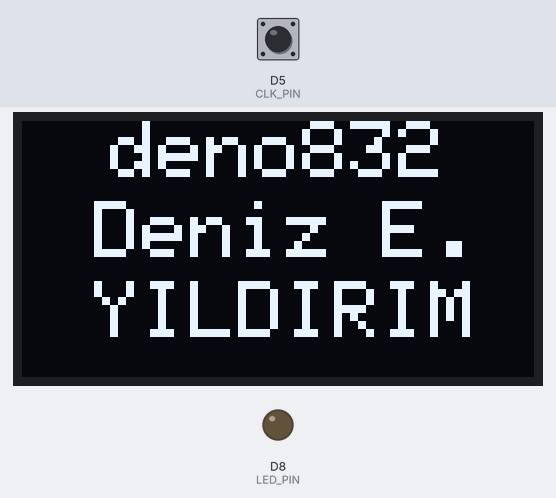
This sketch was run on a simulated ESP8266 (NodeMCU). Shown: 128×64 one-colour display, output pins drawn as LEDs (lit = HIGH). Dashed ring = blinking. The test bench sets the inputs (shaded band); at power-on: D5 (CLK_PIN) HIGH. WiFi joins after 1.5 s; servers stay silent unless stated; what the sketch prints to the serial monitor is not drawn.

Above: at 0.1 s.
At 4.83 s:
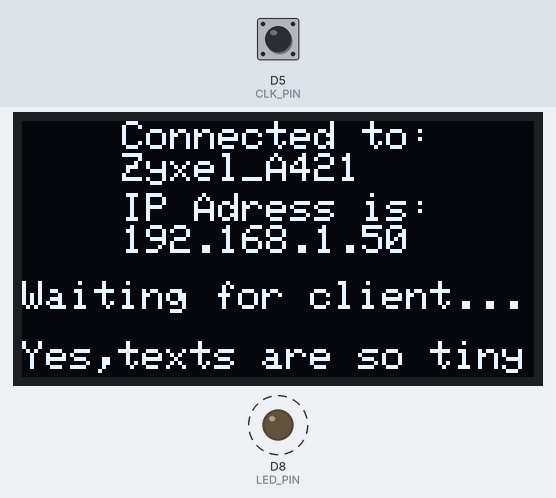
Timing chart, 0 to 130.0 s (numbered marks = the images above):
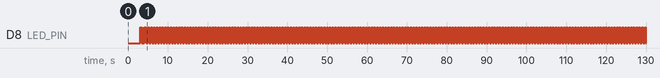

Measured:
- by itself, D8 (LED_PIN): goes 10 × (LOW 0.07 s, HIGH 0.07 s), LOW 0.45 s, 178 × (HIGH 0.35 s, LOW 0.35 s), HIGH 0.35 s, then LOW

The sketch:

WiVoDock.ino
```cpp
#include <ESP8266WiFi.h>
#include <ezButton.h>  // the library to use for SW pin
#include <Wire.h>
#include <Adafruit_GFX.h>
#include <Adafruit_SSD1306.h>

#define SCREEN_WIDTH 128
#define SCREEN_HEIGHT 64

Adafruit_SSD1306 display(SCREEN_WIDTH, SCREEN_HEIGHT, &Wire, -1);

#define CLK_PIN D5  // ESP8266 pin D7 connected to the rotary encoder's CLK pin
#define DT_PIN D6   // ESP8266 pin D6 connected to the rotary encoder's DT pin
#define SW_PIN D7 // ESP8266 pin D5 connected to the rotary encoder's SW pin
#define LED_PIN D8

#define DIRECTION_CW 0   // clockwise direction
#define DIRECTION_CCW 1  // counter-clockwise direction

int counter = 32;
int direction = DIRECTION_CW;
int CLK_state;
int prev_CLK_state;

#define PREV_PIN D3
#define NEXT_PIN D4

ezButton button(SW_PIN);  // create ezButton object that attach to pin 7;
ezButton nextButton(NEXT_PIN);
ezButton prevButton(PREV_PIN);

const char* ssid = "Zyxel_A421"; // WiFi ağının adı
const char* password = ""; // WiFi şifresi

WiFiServer server(80); // TCP bağlantıları için sunucu nesnesi, 80 numaralı port üzerinden iletişim sağlanacak

void setup() {
  if(!display.begin(SSD1306_SWITCHCAPVCC, 0x3C)) {
    Serial.println(F("SSD1306 allocation failed"));
    for(;;);
  }
  display.clearDisplay();

  display.setTextSize(2);

  display.setTextColor(SSD1306_WHITE);
  display.setCursor(22,0);
  display.println(F("deno832"));

  display.setCursor(18,20);
  display.println(F("Deniz E."));

  display.setCursor(18,40);
  display.println(F("YILDIRIM"));

  display.display();
  delay(3000);

  Serial.begin(115200);
  delay(10);

  pinMode(CLK_PIN, INPUT);
  pinMode(DT_PIN, INPUT);
  pinMode(LED_PIN, OUTPUT);

  button.setDebounceTime(50);  // set debounce time to 50 milliseconds
  nextButton.setDebounceTime(50);
  prevButton.setDebounceTime(50);

  // read the initial state of the rotary encoder's CLK pin
  prev_CLK_state = digitalRead(CLK_PIN);

  // WiFi ağına bağlanma
  Serial.println();
  Serial.println();
  Serial.print("Connecting to ");
  Serial.println(ssid);

  WiFi.begin(ssid, password);

  display.clearDisplay();

  display.setCursor(0,17);
  display.setTextSize(2);
  display.println(F("Connecting..."));

  display.display();


  while (WiFi.status() != WL_CONNECTED) {
    digitalWrite(LED_PIN, HIGH);
    delay(70);
    Serial.print(".");
    digitalWrite(LED_PIN, LOW);
    delay(70);
  }

  display.clearDisplay();

  display.setCursor(25,0);
  display.setTextSize(1);
  display.println(F("Connected to:"));

  display.setCursor(25,8);
  display.println(ssid);

  display.setCursor(25,18);
  display.println(F("IP Adress is:"));

  display.setCursor(25,26);
  display.println(WiFi.localIP());

  display.setCursor(0,40);
  display.println(F("Waiting for client..."));

  display.setCursor(0,55);
  display.println(F("Yes,texts are so tiny"));

  display.display();

  digitalWrite(LED_PIN, HIGH);
  Serial.println("");
  Serial.println("WiFi connected");

  // IP adresini görüntüleme
  Serial.print("IP address: ");
  Serial.println(WiFi.localIP());
  // Sunucuyu başlatma
  server.begin();
  Serial.println("Server started");
}

void loop() {


  WiFiClient client = server.available(); // Bağlantıları kabul etme

  if (client) {
    Serial.println("New client connected"); // Yeni bir istemci bağlandı

    display.clearDisplay();

    display.setCursor(0,9);
    display.setTextSize(7);
    display.println(F("OK!"));

    display.display();

    while (client.connected()) {
      button.loop();
      nextButton.loop();
      prevButton.loop();

      CLK_state = digitalRead(CLK_PIN);
      if (CLK_state != prev_CLK_state && CLK_state == HIGH) {
        if (digitalRead(DT_PIN) == HIGH) {
          if (counter > 0){
            counter -= 4;
          }

          direction = DIRECTION_CCW;
          client.println(counter);
          Serial.println("CCW");
        } else {
          // the encoder is rotating in clockwise direction => increase the counter
          if (counter < 100){
            counter += 4;
          }
          direction = DIRECTION_CW;
          client.println(counter);
          Serial.println("CW");
        }
      }
      prev_CLK_state = CLK_state;
      if (client.available()) { // İstemciden gelen veri varsa
        char c = client.read(); // Veriyi oku
        Serial.println(c); // Seri monitöre yazdır
        // İstemciye gelen veriyi geri gönderme
        client.write(c);
      }

      if (button.isPressed()) {
      client.println("1234");
      }

      if (nextButton.isPressed()) {
      client.println("1235");
      }

      if (prevButton.isPressed()) {
      client.println("1236");
      }
    }

    // Bağlantıyı kapat
    client.stop();
    Serial.println("Client disconnected");

    display.clearDisplay();

    display.setCursor(25,0);
    display.setTextSize(1);
    display.println(F("Connected to:"));

    display.setCursor(25,8);
    display.println(ssid);

    display.setCursor(25,18);
    display.println(F("IP Adress is:"));

    display.setCursor(25,26);
    display.println(WiFi.localIP());

    display.setCursor(0,40);
    display.println(F("Waiting for client..."));

    display.setCursor(0,55);
    display.println(F("Yes,texts are so tiny"));

    display.display();


  }else{
    digitalWrite(LED_PIN, LOW);
    delay(350);
    digitalWrite(LED_PIN, HIGH);
    delay(350);
  }
}
```
